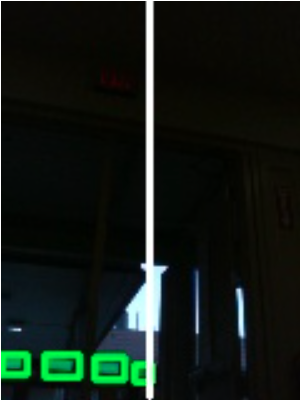
#> input picture test.png, 300 x 400 px, given in place of the camera
$ python local_intake.py
#> lines starting #> are read from the running program, lines starting #| are printed output that depends on the picture; after the words box and inside, x2 and y2 are one past the last pixel; in counts of white or black regions, pixels touching at a corner belong together
#> further down, intake_frame is the input picture: shape (400, 300, 3); mean B, G, R 21.2, 27.6, 18.7
### Blob.py
import cv2
import numpy as np


class BlobDetector:

    def __init__(self, hsv_lower, hsv_upper, hsv_lower2=None, hsv_upper2=None):
        # Vision constants
        self.blur_radius = 6
        self.ksize_blur = int(6 * round(self.blur_radius) + 1)
        self.min_area = 20
        self.circularity = [0.0, 1.0]

        self.hsv_lower = hsv_lower
        self.hsv_upper = hsv_upper

        self.hsv_lower2 = None
        self.hsv_upper2 = None

        # Pre-allocated numpy arrays
        self.blur_frame = None
        self.hsv_frame = None
        self.mask1 = None
        self.mask2 = None
        self.mask = None
        self.canny_frame = None
        self.binary_frame = None
        self.circles = None


    def process(self, frame):
        output_value = 0

        # Blur
        self.blur_frame = cv2.GaussianBlur(frame, (self.ksize_blur, self.ksize_blur), round(self.blur_radius))
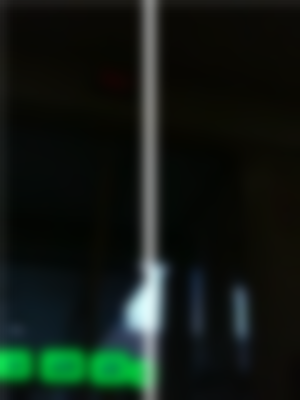
#> self.blur_frame: shape (400, 300, 3); mean B, G, R 20.6, 27, 18.1

        # Convert to HSV
        self.hsv_frame = cv2.cvtColor(self.blur_frame, cv2.COLOR_BGR2HSV)
#> self.hsv_frame: shape (400, 300, 3); mean H, S, V 53.5, 126.5, 28.4

        # Color mask
        self.mask1 = cv2.inRange(self.hsv_frame, self.hsv_lower, self.hsv_upper)
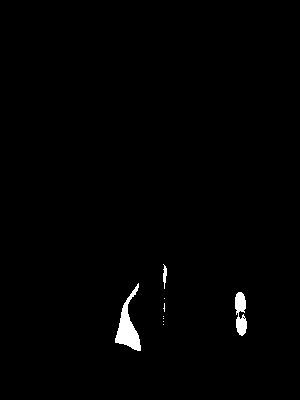
#> self.mask1: shape (400, 300); 0.97% white; 9 white regions (6 under 20 px), largest, box (x1, y1, x2, y2) and area: (115, 283, 141, 351) 717, (235, 292, 247, 336) 371, (163, 264, 167, 289) 60

        if self.hsv_lower2 is not None and self.hsv_upper2 is not None:
            self.mask2 = cv2.inRange(self.hsv_frame, self.hsv_lower2, self.hsv_upper2)
            self.mask = cv2.bitwise_or(self.mask1, self.mask2)
        else:
            self.mask = self.mask1

        # Canny edge
        self.canny_frame = cv2.Canny(self.mask, 200, 250)
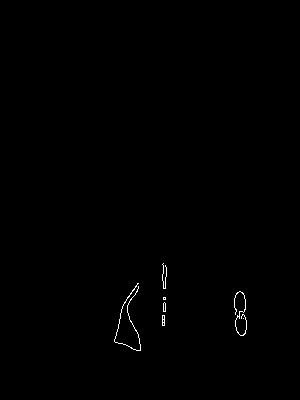
#> self.canny_frame: shape (400, 300); 0.32% white in thin lines or dots, all inside (x1, y1, x2, y2) = (114, 263, 247, 351)

        # Min and max circle radii
        w = frame.shape[0]
#> w = 400
        h = frame.shape[1]
#> h = 300
        min_radius = (int) (w / 12)
#> min_radius = 33
        max_radius = (int) (w / 2)
#> max_radius = 200

        # Hough circles
        self.circles = cv2.HoughCircles(self.canny_frame, cv2.HOUGH_GRADIENT, 1, (int) (w / 4), param1=254, param2=25,
                                        minRadius=min_radius, maxRadius=max_radius)
#> self.circles = None

        # Draw circles
        if self.circles is not None:
            self.circles = np.uint16(np.around(self.circles))
            for i in self.circles[0, :]:
                center = (i[0], i[1])
                # circle center
                cv2.circle(frame, center, 1, (255, 0, 255), 3)
                # circle outline
                radius = i[2]
                cv2.circle(frame, center, radius, (255, 0, 255), 3)

            # Return data
            output_value = len(self.circles)

        return output_value

    # [16 lines left out: function find_blobs, not called in this run]

### Intake.py
import numpy as np
from Blob import BlobDetector
import Utility
import numpy as np


class Intake:

    def __init__(self):
        # Vision data
        self.ball_detected = False

        # Vision constants
        self.max_balls = 5
        self.min_balls = 1

        self.blue_hsv_lower = np.array([99, 71, 78])
        self.blue_hsv_upper = np.array([123, 255, 255])

        self.red_hsv_lower = np.array([0, 87, 0])
        self.red_hsv_upper = np.array([10, 255, 255])

        self.red_hsv_lower2 = np.array([170, 87, 0])
        self.red_hsv_upper2 = np.array([180, 255, 255])

        # Blob detectors
        self.blue_blob_detector = BlobDetector(self.blue_hsv_lower, self.blue_hsv_upper)
        self.red_blob_detector = BlobDetector(self.red_hsv_lower, self.red_hsv_upper, self.red_hsv_lower2,
                                              self.red_hsv_upper2)

        self.output_frame = None

    # Returned frame must be same size as input frame. Draw on the given frame.
    def process(self, frame):
        # Find blue blobs
        num_blue = self.blue_blob_detector.process(frame)
#> num_blue = 0

        # Find red blobs
        num_red = self.red_blob_detector.process(frame)
#> in process (call 2), `self.mask1 = cv2.inRange(self.hsv_frame, self.hsv_lower, self.hsv_upper)`:
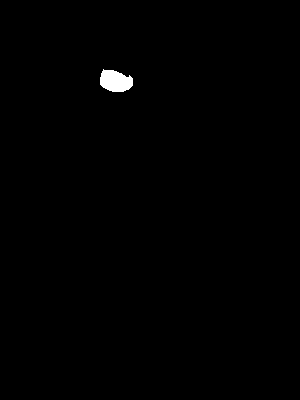
#> self.mask1: shape (400, 300); 0.47% white; 1 white region, box (x1, y1, x2, y2) and area: (100, 69, 133, 92) 568
#> in process (call 2), `self.canny_frame = cv2.Canny(self.mask, 200, 250)`:
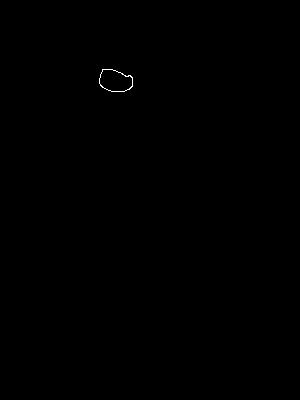
#> self.canny_frame: shape (400, 300); 0.08% white in thin lines or dots, all inside (x1, y1, x2, y2) = (99, 69, 133, 92)
#> num_red = 0

        self.output_frame = np.copy(frame)

        if self.min_balls <= num_red + num_blue <= self.max_balls:
            self.ball_detected = True
        else:
            self.ball_detected = False

        # utility.put_text_group(frame, ('Balls? ' + str(self.ball_detected), ))

    def get_output_values(self):
        return (self.ball_detected, )  # return tuple

    # [7 lines left out: function get_output_frames, not called in this run]

### local_intake.py
'''
Since my computer seems to only be able to run one VideoCapture at once, turret and intake local testing scripts
are separated in two different scripts: local_turret.py and local_intake.py.
'''

import cv2
from Intake import Intake


intake_cap = None


def init_cap():
    global intake_cap

    is_intake_cap = intake_cap is not None and intake_cap.isOpened()

    if not is_intake_cap:
        intake_cap = cv2.VideoCapture(1)


# Init pipelines
intake = Intake()

while True:
    init_cap()

    # Run intake pipeline and get data
    ball_detected = False
    ret, intake_frame = intake_cap.read()
    if ret:
        ball_detected = intake.process(intake_frame)
        cv2.imshow("Intake", intake_frame)

        # [4 lines of commented-out code are left out]

    print((ball_detected))
#| None

    if cv2.waitKey(1) & 0xFF == ord('q'):
#> (key q is pressed here)
        break

intake_cap.release()
cv2.destroyAllWindows()

$ run again, on 70_4.0.png
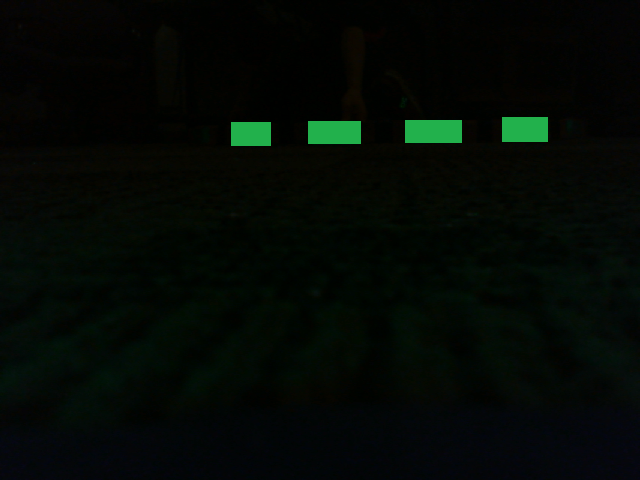
#> input picture 70_4.0.png, 640 x 480 px, given in place of the camera
#> intake_frame is the input picture: shape (480, 640, 3); mean B, G, R 4.5, 9.1, 3.4
#> in process, `self.blur_frame = cv2.GaussianBlur(frame, (self.ksize_blur, self.ksize..`:
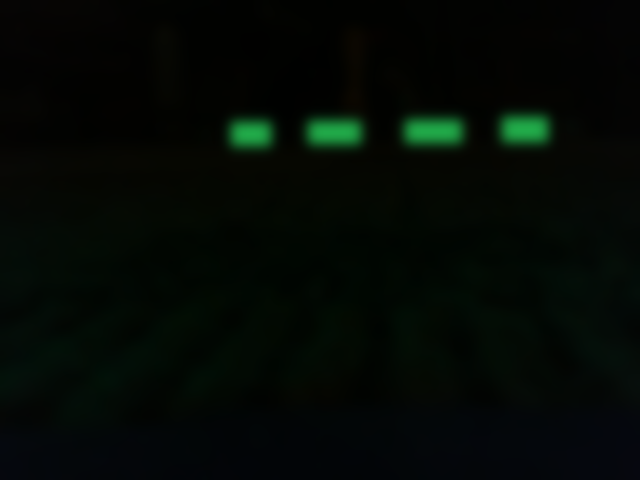
#> self.blur_frame: shape (480, 640, 3); mean B, G, R 4.5, 9.1, 3.4
#> self.hsv_frame: shape (480, 640, 3); mean H, S, V 59.7, 186, 9.6
#> self.mask1: shape (480, 640); every value is 0
#> self.circles = None
#> num_blue = 0
#> self.mask1: shape (480, 640); 0.12% white; 6 white regions (3 under 20 px), largest, box (x1, y1, x2, y2) and area: (31, 29, 65, 37) 182, (38, 11, 75, 18) 117, (15, 22, 25, 30) 47
#> self.canny_frame: shape (480, 640); 0.07% white in thin lines or dots, all inside (x1, y1, x2, y2) = (0, 0, 101, 37)
#| None
